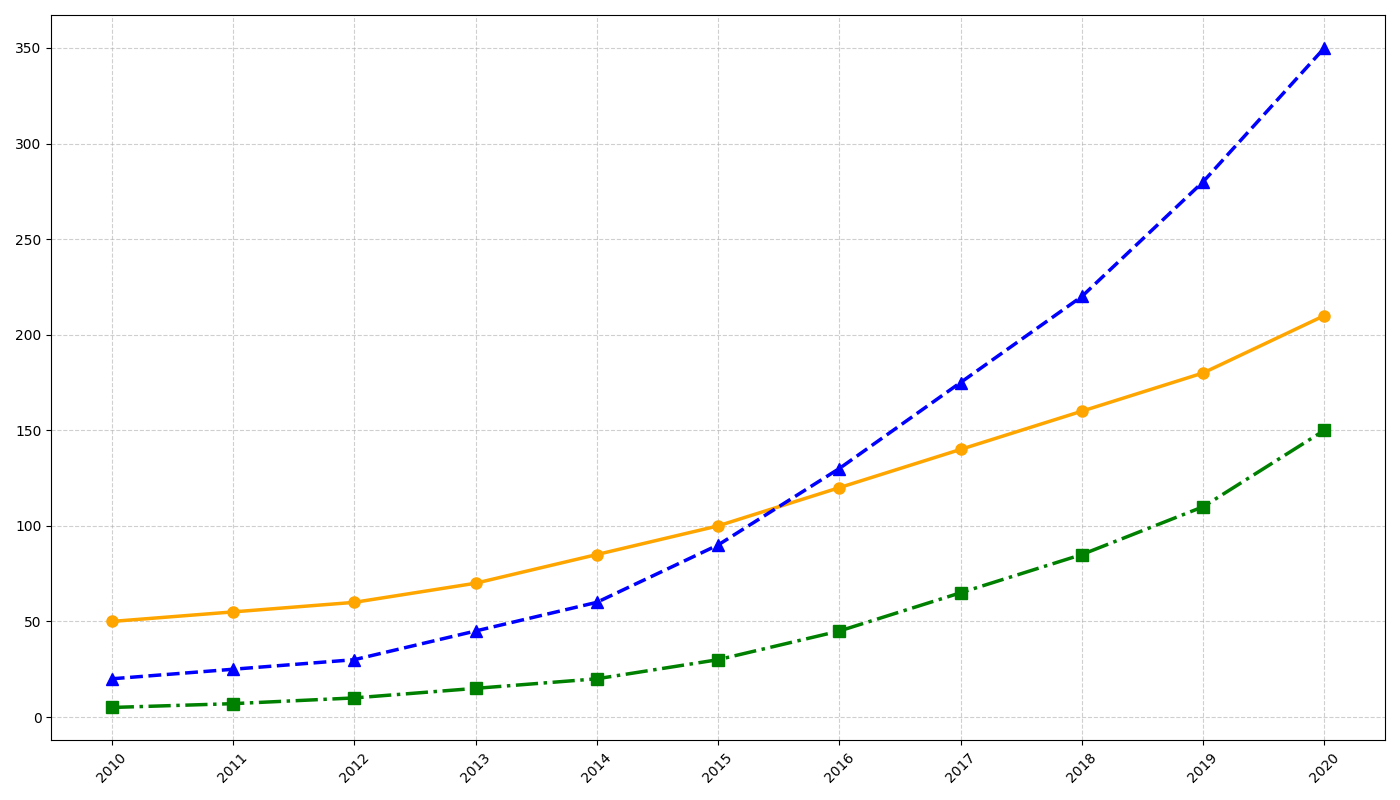

Python code for this plot:
import matplotlib.pyplot as plt
import numpy as np

years = np.arange(2010, 2021)
solar_panels = [50, 55, 60, 70, 85, 100, 120, 140, 160, 180, 210]
electric_cars = [20, 25, 30, 45, 60, 90, 130, 175, 220, 280, 350]
wind_turbines = [5, 7, 10, 15, 20, 30, 45, 65, 85, 110, 150]

fig, ax = plt.subplots(figsize=(14, 8))

# Plot the line chart
ax.plot(years, solar_panels, marker='o', linestyle='-', color='orange', linewidth=2.5, markersize=8)
ax.plot(years, electric_cars, marker='^', linestyle='--', color='blue', linewidth=2.5, markersize=8)
ax.plot(years, wind_turbines, marker='s', linestyle='-.', color='green', linewidth=2.5, markersize=8)

ax.grid(True, linestyle='--', alpha=0.6)

plt.xticks(years, rotation=45)
plt.tight_layout()
plt.show()
